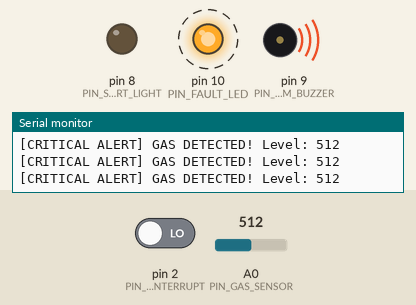
Simulated run of this sketch. Board: Arduino Uno, built with avr-gcc and run on an emulated ATmega328P. On the bench: output pins drawn as LEDs (lit = HIGH), buzzer (waves = sounding), the last lines printed to the serial monitor. Dashed ring = blinking. The test bench sets the inputs (shaded band); at power-on: A0 (PIN_GAS_SENSOR) = 512, pin 2 (PIN_PIR_INTERRUPT) LOW.

Above: at 0.97 s.
1.3 s: A0 (PIN_GAS_SENSOR) set to 408
4.3 s: A0 (PIN_GAS_SENSOR) set to 385
At 5.5 s:
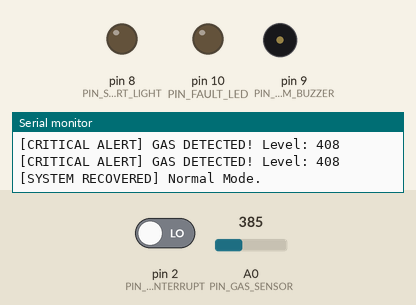
6.5 s: pin 2 (PIN_PIR_INTERRUPT) driven HIGH
At 7.4 s:
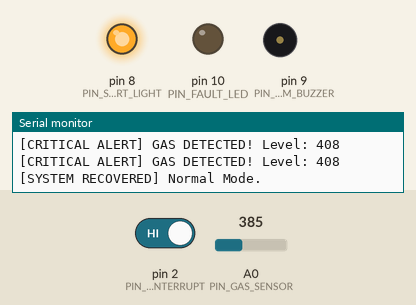
8.0 s: A0 (PIN_GAS_SENSOR) set to 410
At 8.27 s:
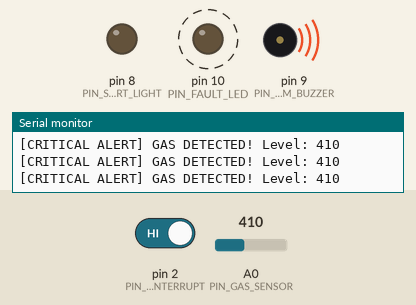
Timing chart, 0 to 12.0 s (numbered marks = the images above; inputs shaded):
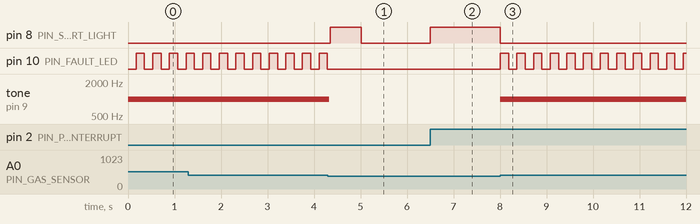

Measured:
- the behaviour switches between 401 and 400 on A0 (PIN_GAS_SENSOR) (found by bisection; images 0 and 1)
- after the input at 4.3 s, pin 8 (PIN_SMART_LIGHT): LOW → HIGH after 0.05 s, → LOW 0.66 s later; pin 10 (PIN_FAULT_LED): stops changing and stays LOW; tone on pin 9 (PIN_ALARM_BUZZER): 1000 Hz → silent at once
- after the input at 6.5 s, pin 8 (PIN_SMART_LIGHT): LOW → HIGH at once
- after the input at 8.0 s, pin 8 (PIN_SMART_LIGHT): HIGH → LOW at once; pin 10 (PIN_FAULT_LED): alternates HIGH for 0.18 s and LOW for 0.18 s, starting at once; tone on pin 9 (PIN_ALARM_BUZZER): silent → 1000 Hz at once
- by itself, pin 10 (PIN_FAULT_LED): alternates HIGH for 0.18 s and LOW for 0.18 s

The sketch:

Decodelabes_IOT_Project4.ino
```cpp
/**
 * ============================================================================
 * Project 4: Edge-Computing Smart Home Appliance (Interrupts & Safety)
 * Hardware: Arduino Uno + PIR Motion Sensor + Gas/Smoke Sensor + Actuators
 * ============================================================================
 */

const uint8_t PIN_PIR_INTERRUPT = 2;  // PIR Sensor (Hardware Interrupt INT0)
const uint8_t PIN_GAS_SENSOR    = A0; // Analog Gas/Smoke Sensor

const uint8_t PIN_SMART_LIGHT   = 8;  // Smart Room Light (Green LED)
const uint8_t PIN_ALARM_BUZZER  = 9;  // Emergency Siren Buzzer (Tone generator)
const uint8_t PIN_FAULT_LED     = 10; // Flashing Red Alert LED

const int GAS_DANGER_THRESHOLD  = 400;   // Threshold for toxic gas
const unsigned long LIGHT_TIMEOUT_MS = 5000;
const unsigned long BLINK_INTERVAL_MS = 150;

volatile bool g_motionDetected = false;
volatile unsigned long g_lastMotionTime = 0;

bool g_safetyOverrideActive = false;
unsigned long g_lastBlinkTime = 0;
bool g_faultLedState = false;

// Hardware Interrupt Service Routine
void pirMotionISR() {
  int pirState = digitalRead(PIN_PIR_INTERRUPT);
  if (pirState == HIGH) {
    g_motionDetected = true;
    g_lastMotionTime = millis();
  } else {
    g_motionDetected = false;
  }
}

void setup() {
  Serial.begin(9600);

  pinMode(PIN_SMART_LIGHT, OUTPUT);
  pinMode(PIN_ALARM_BUZZER, OUTPUT);
  pinMode(PIN_FAULT_LED, OUTPUT);

  digitalWrite(PIN_SMART_LIGHT, LOW);
  noTone(PIN_ALARM_BUZZER);
  digitalWrite(PIN_FAULT_LED, LOW);

  // Attach Hardware Interrupt to Pin 2
  pinMode(PIN_PIR_INTERRUPT, INPUT);
  attachInterrupt(digitalPinToInterrupt(PIN_PIR_INTERRUPT), pirMotionISR, CHANGE);

  Serial.println(F("Smart Home Edge Controller Initialized."));
}

void loop() {
  int gasLevel = analogRead(PIN_GAS_SENSOR);

  // ==========================================================================
  // EMERGENCY SAFETY OVERRIDE
  // ==========================================================================
  if (gasLevel > GAS_DANGER_THRESHOLD) {
    g_safetyOverrideActive = true;

    // 1. Force Smart Light OFF
    digitalWrite(PIN_SMART_LIGHT, LOW);

    // 2. Play audible 1000Hz emergency siren on Pin 9
    tone(PIN_ALARM_BUZZER, 1000);

    // 3. Strobe Red LED
    if (millis() - g_lastBlinkTime >= BLINK_INTERVAL_MS) {
      g_lastBlinkTime = millis();
      g_faultLedState = !g_faultLedState;
      digitalWrite(PIN_FAULT_LED, g_faultLedState);
    }

    Serial.print(F("[CRITICAL ALERT] GAS DETECTED! Level: "));
    Serial.println(gasLevel);
  }
  // ==========================================================================
  // NORMAL OPERATION
  // ==========================================================================
  else {
    if (g_safetyOverrideActive) {
      g_safetyOverrideActive = false;
      noTone(PIN_ALARM_BUZZER); // Turn OFF Buzzer
      digitalWrite(PIN_FAULT_LED, LOW);
      Serial.println(F("[SYSTEM RECOVERED] Normal Mode."));
    }

    // Motion Light Logic
    if (g_motionDetected || (millis() - g_lastMotionTime < LIGHT_TIMEOUT_MS)) {
      digitalWrite(PIN_SMART_LIGHT, HIGH);
    } else {
      digitalWrite(PIN_SMART_LIGHT, LOW);
    }
  }

  delay(20);
}
```
